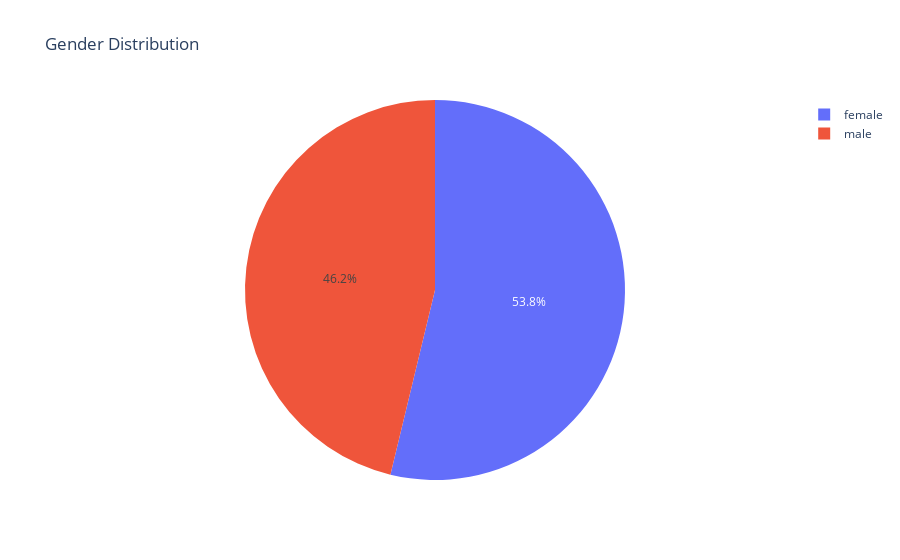

The code cell stored with this chart in its notebook:
### Markdown cell above
The patient's ages are distributed along a normal distribution, this suggests the dataset is quite balanced in that regard.

### Code cell
fig = px.pie(clinical['gender'].value_counts(), values=clinical['gender'].value_counts().values, names=clinical['gender'].value_counts().index, title='Gender Distribution')
fig.show()

### Figure 1 — Plotly figure (JSON) as saved in the notebook; plotly's stock layout.template omitted (floating-point values rounded to 4 significant figures)
{"data": [{"domain": {"x": [0, 1], "y": [0, 1]}, "hovertemplate": "label=%{label}<br>value=%{value}<extra></extra>", "labels": ["female", "male"], "legendgroup": "", "name": "", "showlegend": true, "type": "pie", "values": [278, 239]}], "layout": {"legend": {"tracegroupgap": 0}, "title": {"text": "Gender Distribution"}}}
